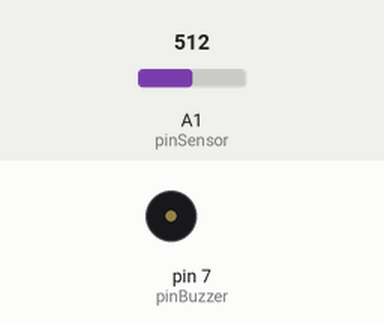
Bench run of a sketch on a simulated Arduino Uno, built with avr-gcc and run on an emulated ATmega328P. Parts: buzzer (waves = sounding, pin HIGH). The inputs (shaded band) are chosen by the test bench; at power-on: A1 (pinSensor) = 512. What the sketch prints to the serial monitor is not drawn.

Above: at 1.3 s.
1.4 s: A1 (pinSensor) set to 490
At 2.4 s:
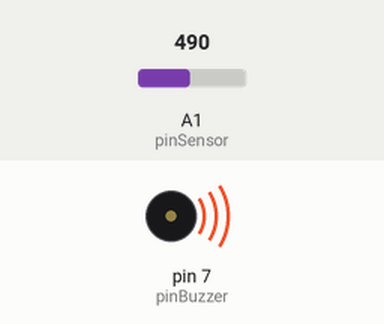
3.0 s: A1 (pinSensor) set to 510
At 3.6 s:
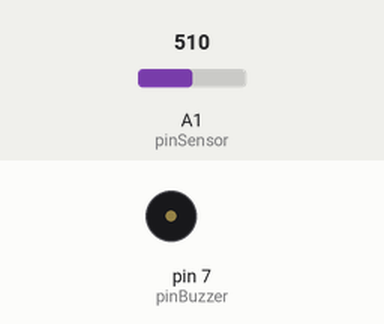
4.5 s: A1 (pinSensor) set to 306
At 5.9 s:
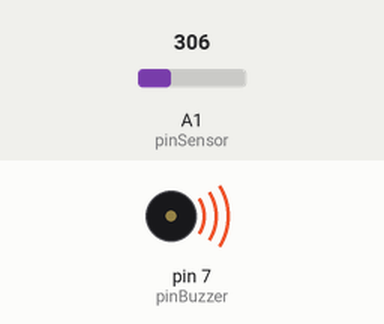
Timing chart, 0 to 7.5 s (numbered marks = the images above; inputs shaded):
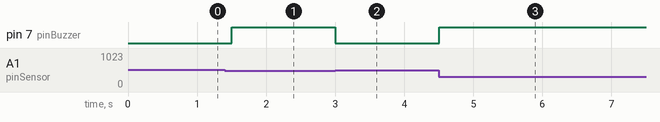

The sketch:

code.ino
```cpp
/* Program Detektor Hujan */

const int pinBuzzer = 7;
int pinSensor = A1;
int batasNilai = 500;

void setup() {
    Serial.begin(9600);
    pinMode(pinBuzzer, OUTPUT);
}
void loop() {
    int nilai = analogRead(pinSensor);
    Serial.print(nilai);
    if (nilai < batasNilai) {
    digitalWrite(pinBuzzer, HIGH);
    }
    else {
    digitalWrite(pinBuzzer, LOW);
    }
    delay(500);
}
```

Measured:
- the behaviour switches between 500 and 499 on A1 (pinSensor) (found by bisection; images 0 and 1)
- after the input at 1.4 s, pin 7 (pinBuzzer): LOW → HIGH after 0.10 s
- after the input at 3.0 s, pin 7 (pinBuzzer): HIGH → LOW at once
- after the input at 4.5 s, pin 7 (pinBuzzer): LOW → HIGH at once
